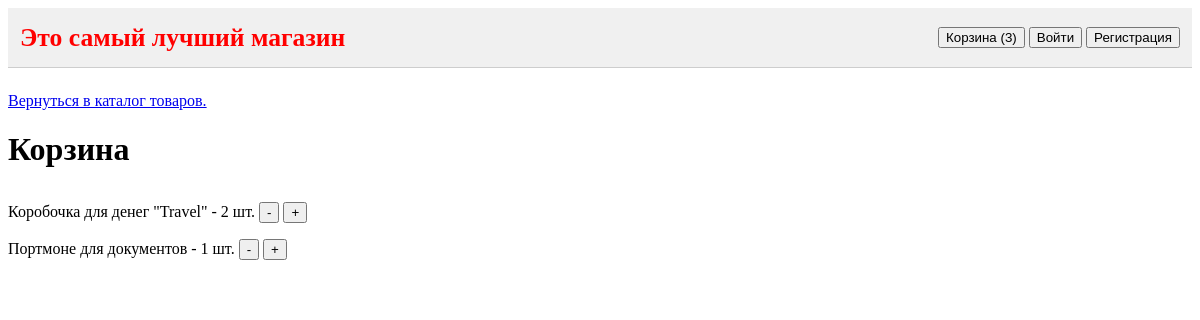
/basket.php, run on the app's committed database.
### tables this page shows
CREATE TABLE `basket` (
  `id_prod` tinyint(3) UNSIGNED NOT NULL,
  `amount` tinyint(3) UNSIGNED NOT NULL
);

CREATE TABLE `catalog` (
  `id_prod` tinyint(3) UNSIGNED NOT NULL,
  `name` varchar(128) NOT NULL,
  `text` text NOT NULL,
  `price` smallint(6) NOT NULL
);

### global/fns/fns_render.php (called while the page is built)
<?php
function renderBasket($template, $params = []) {
  extract($params);
  require TEMPLATE_DIR . $template . ".php";
}

### www/basket.php (called while the page is built, shortened)
<?php
$arrProdInBasket = getAllProdBasket();
renderBasket("basket", ['arrProdInBasket' => $arrProdInBasket]);

### global/fns/fns_db.php (called while the page is built, shortened)
<?php
function my_connect() {
  static $connect = null;
  if (is_null($connect)) {
    $connect = mysqli_connect(HOST_MySQL, LOGIN_MySQL, PASS_MySQL, NAME_DB);
  }
  return $connect;
}
function my_query($query) {
  if (!$result = mysqli_query(my_connect(), $query)) {
    exit("Ошибка: Ошибка запроса в базу данных. Повторите попытку позже.");
  }
  return $result;
}

### global/fns/fns_basket.php (called while the page is built, shortened)
<?php
function getAllProdBasket() {
  $result =
    my_query("select catalog.id_prod, catalog.name, basket.amount from basket, catalog
              where basket.id_prod = catalog.id_prod");
  return mysqli_fetch_all($result, MYSQLI_ASSOC);
}

### template/basket.php (the view, shortened to what this page needs)
<!doctype html>
<html lang="ru">
<head>
  <link rel="stylesheet" href="./global/css/style.css">
</head>
<body>
  <?php
  include "header.php"
  ?>
  <a href="index.php">Вернуться в каталог товаров.</a>
  <h1>Корзина</h1>
  <?php if ($arrProdInBasket == null) : ?>
    <p>Корзина пуста, начните ваши покупки.</p>
  <?php else: ?>
    <?php foreach ($arrProdInBasket as $value): ?>
      <div class="itemBasket">
        <form action="<?= $_SERVER['SCRIPT_NAME'] ?>" method="post">
          <label for="<?= $value['id_prod'] ?>"><?= $value['name'] ?> - <?= $value['amount'] ?> шт. </label>
          <input type="submit" name="submitRemoveBasket" class="submit" value="-">
          <input type="submit" name="submitAddBasket" class="submit" value="+">
        </form>
      </div>
    <?php endforeach; ?>
  <?php endif; ?>
</body>
</html>

### www/global/css/style.css (style rules this page uses)
* { box-sizing: border-box }
input, textarea { display: block; margin: 4px 0; width: 400px; }
.submit { margin-top: 12px; width: auto; }
.itemBasket input { display: inline-block; }

### data on the page
basket: catalog.name "Коробочка для денег \"Travel\"", amount "2"
basket: catalog.name "Портмоне для документов", amount "1"

### other printed values
AMOUNT_BASKET "3"
